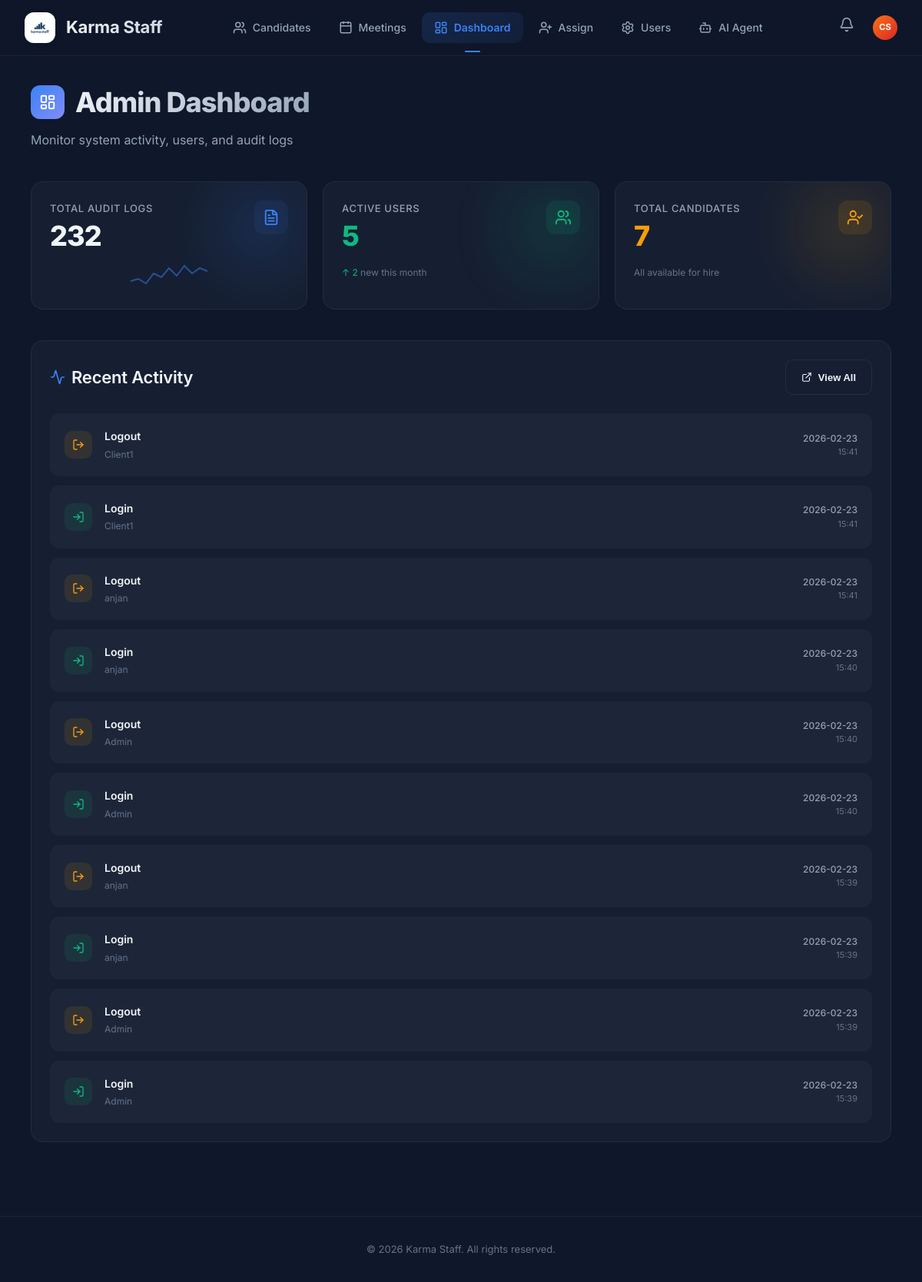
The page /admin-dashboard (signed in) on the database its author committed.
### tables this page shows
CREATE TABLE users (
        id INTEGER PRIMARY KEY AUTOINCREMENT,
        username TEXT UNIQUE NOT NULL,
        email TEXT UNIQUE,
        password TEXT NOT NULL,
        role TEXT NOT NULL,
        avatar_url TEXT,
        has_seen_welcome INTEGER DEFAULT 0
    , full_name TEXT, department TEXT, job_title TEXT);

CREATE TABLE audit_logs (
        id INTEGER PRIMARY KEY AUTOINCREMENT,
        user_id INTEGER,
        action TEXT NOT NULL,
        resource_id INTEGER,
        timestamp DATETIME DEFAULT CURRENT_TIMESTAMP,
        ip_address TEXT,
        FOREIGN KEY (user_id) REFERENCES users (id)
    );

### backend/app.py (the view)
@app.route('/admin-dashboard')
@require_role('admin', 'cs')
def admin_dashboard():
    user = get_current_user()
    conn = get_db_connection()
    logs = conn.execute('''
        SELECT al.*, u.username, c.name as candidate_name
        FROM audit_logs al
        LEFT JOIN users u ON al.user_id = u.id
        LEFT JOIN candidates c ON al.resource_id = c.id
        ORDER BY al.timestamp DESC
        LIMIT 10
    ''').fetchall()
    total_logs = conn.execute("SELECT COUNT(*) FROM audit_logs").fetchone()[0]
    conn.close()
    return render_template('dashboard.html', user=user, logs=logs, total_logs=total_logs)

### backend/app.py (called while the page is built)
def get_current_user():
    user_id = session.get('user_id')
    if not user_id:
        return None
    conn = get_db_connection()
    user = conn.execute("SELECT * FROM users WHERE id = ?", (user_id,)).fetchone()
    conn.close()
    return user

def require_role(*roles):
    def decorator(f):
        @wraps(f)
        def decorated_function(*args, **kwargs):
            user = get_current_user()
            if not user:
                return redirect(url_for('login'))
            if user['role'] not in roles:
                abort(403)
            return f(*args, **kwargs)
        return decorated_function
    return decorator

### backend/database.py (called while the page is built)
def get_db_connection():
    conn = sqlite3.connect(DB_PATH)
    conn.row_factory = sqlite3.Row
    return conn

### frontend/templates/dashboard.html (shortened to what this page needs)
{% extends "base.html" %}
{% block content %}
<div class="page-header">
    <div style="display: flex; align-items: center; gap: 0.875rem; margin-bottom: 0.5rem;">
        <div
            style="width: 44px; height: 44px; background: linear-gradient(135deg, var(--accent), #818cf8); border-radius: 12px; display: flex; align-items: center; justify-content: center;">
            <i data-lucide="layout-dashboard" style="width: 22px; height: 22px; color: white;"></i>
        </div>
        <h1 style="margin: 0;">Admin Dashboard</h1>
    </div>
    <p>Monitor system activity, users, and audit logs</p>
</div>
<div style="display: grid; grid-template-columns: repeat(auto-fit, minmax(240px, 1fr)); gap: 1.25rem; margin-bottom: 2.5rem;"
    class="animate-in delay-1">
    <div class="card stat-card accent">
        <div style="display: flex; justify-content: space-between; align-items: flex-start;">
            <div>
                <div class="stat-label">Total Audit Logs</div>
                <div class="stat-value">{{ total_logs }}</div>
            </div>
            <div
                style="width: 44px; height: 44px; background: var(--accent-subtle); border-radius: 12px; display: flex; align-items: center; justify-content: center;">
                <i data-lucide="file-text" style="width: 22px; color: var(--accent);"></i>
            </div>
        </div>
        <div style="margin-top: 0.75rem;">
            <svg viewBox="0 0 100 30"
                style="width: 100%; height: 30px; fill: none; stroke: var(--accent); stroke-width: 2; opacity: 0.5;">
                <path d="M0 25 L10 22 L20 28 L30 15 L40 20 L50 8 L60 18 L70 5 L80 15 L90 8 L100 12" />
            </svg>
        </div>
    </div>
    <div class="card stat-card success">
        <div style="display: flex; justify-content: space-between; align-items: flex-start;">
            <div>
                <div class="stat-label">Active Users</div>
                <div class="stat-value" style="color: var(--success);">5</div>
            </div>
            <div
                style="width: 44px; height: 44px; background: var(--success-subtle); border-radius: 12px; display: flex; align-items: center; justify-content: center;">
                <i data-lucide="users" style="width: 22px; color: var(--success);"></i>
            </div>
        </div>
        <div style="margin-top: 1rem; font-size: 0.75rem; color: var(--text-lighter);">
            <span style="color: var(--success);">↑ 2</span> new this month
        </div>
    </div>
    <div class="card stat-card warning">
        <div style="display: flex; justify-content: space-between; align-items: flex-start;">
            <div>
                <div class="stat-label">Total Candidates</div>
                <div class="stat-value" style="color: var(--warning);">7</div>
            </div>
            <div
                style="width: 44px; height: 44px; background: var(--warning-subtle); border-radius: 12px; display: flex; align-items: center; justify-content: center;">
                <i data-lucide="user-check" style="width: 22px; color: var(--warning);"></i>
            </div>
        </div>
        <div style="margin-top: 1rem; font-size: 0.75rem; color: var(--text-lighter);">
            All available for hire
        </div>
    </div>
</div>
<div class="card animate-in delay-2">
    <div style="display: flex; justify-content: space-between; align-items: center; margin-bottom: 1.5rem;">
        <h2 style="margin: 0; display: flex; align-items: center; gap: 0.5rem;">
            <i data-lucide="activity" style="width: 20px; color: var(--accent);"></i> Recent Activity
        </h2>
        <button class="btn btn-outline" style="font-size: 0.8125rem;">
            <i data-lucide="external-link" style="width: 14px;"></i> View All
        </button>
    </div>
    <div style="display: flex; flex-direction: column; gap: 0.75rem;">
        {% for log in logs %}
        <div class="animate-in"
            style="--delay: {{ loop.index * 0.06 }}s; animation-delay: var(--delay); padding: 1.125rem; background: var(--glass); border: 1px solid transparent; border-radius: var(--radius); display: flex; justify-content: space-between; align-items: center; transition: all 0.2s; cursor: default;"
            onmouseover="this.style.borderColor='var(--border)'; this.style.background='var(--glass-strong)'"
            onmouseout="this.style.borderColor='transparent'; this.style.background='var(--glass)'">
            <div style="display: flex; align-items: center; gap: 1rem;">
                {% set action_cat = 'view' if 'VIEW' in log.action else 'login' if 'LOGIN' in log.action else 'logout'
                if 'LOGOUT' in log.action else 'other' %}
                <div class="activity-icon-box" data-category="{{ action_cat }}"
                    style="width: 36px; height: 36px; border-radius: 10px; display: flex; align-items: center; justify-content: center;">
                    <i data-lucide="{{ 'eye' if 'VIEW' in log.action else 'log-in' if 'LOGIN' in log.action else 'log-out' if 'LOGOUT' in log.action else 'zap' }}"
                        style="width: 16px;"></i>
                </div>
                <div>
                    <div style="font-weight: 600; font-size: 0.875rem; margin-bottom: 0.125rem;">
                        {{ log.action | replace('_', ' ') | title }}
                    </div>
                    <div style="font-size: 0.75rem; color: var(--text-lighter);">
                        {{ log.username }}
                    </div>
                </div>
            </div>
            <div style="text-align: right;">
                <div style="font-size: 0.75rem; font-weight: 500; color: var(--text-light);">{{ log.timestamp[:10] }}
                </div>
                <div style="font-size: 0.6875rem; color: var(--text-lighter);">{{ log.timestamp[11:16] }}</div>
            </div>
        </div>
        {% endfor %}
    </div>
</div>
{% endblock %}

### frontend/templates/base.html (shortened to what this page needs)
<!DOCTYPE html>
<html lang="en">
<head>
    <link rel="stylesheet" href="{{ url_for('static', filename='style.css') }}">
</head>
<body>
    {% if user %}
    <header class="header">
        <div class="logo-section">
            <a href="{{ url_for('candidates') }}"
                style="display: flex; align-items: center; gap: 0.875rem; text-decoration: none;">
                <div
                    style="width: 40px; height: 40px; background: white; border-radius: 12px; display: flex; align-items: center; justify-content: center; overflow: hidden; padding: 6px; box-shadow: 0 2px 10px rgba(0, 0, 0, 0.1);">
                    <img src="{{ url_for('static', filename='images/logo.png') }}" alt="Karma Staff Logo"
                        style="width: 100%; height: 100%; object-fit: contain;">
                </div>
                <span style="font-size: 1.375rem; font-weight: 700; color: white; letter-spacing: -0.01em;">Karma
                    Staff</span>
            </a>
        </div>
        <nav class="nav-links" id="navLinks">
            <a href="{{ url_for('candidates') }}" class="nav-item {{ 'active' if request.endpoint == 'candidates' }}">
                <i data-lucide="users" style="width: 18px;"></i> Candidates
            </a>
            <a href="{{ url_for('meetings') }}" class="nav-item {{ 'active' if request.endpoint == 'meetings' }}">
                <i data-lucide="calendar" style="width: 18px;"></i> Meetings
            </a>
            {% if user.role == 'admin' or user.role == 'cs' %}
            <a href="{{ url_for('admin_dashboard') }}"
                class="nav-item {{ 'active' if request.endpoint == 'admin_dashboard' }}">
                <i data-lucide="layout-dashboard" style="width: 18px;"></i> Dashboard
            </a>
            <a href="{{ url_for('assign_candidates') }}"
                class="nav-item {{ 'active' if request.endpoint == 'assign_candidates' }}">
                <i data-lucide="user-plus" style="width: 18px;"></i> Assign
            </a>
            <a href="{{ url_for('user_management') }}"
                class="nav-item {{ 'active' if request.endpoint == 'user_management' }}">
                <i data-lucide="settings" style="width: 18px;"></i> Users
            </a>
            <a href="{{ url_for('ai_agent') }}" class="nav-item {{ 'active' if request.endpoint == 'ai_agent' }}">
                <i data-lucide="bot" style="width: 18px;"></i> AI Agent
            </a>
            {% else %}
            <a href="{{ url_for('ai_agent') }}" class="nav-item {{ 'active' if request.endpoint == 'ai_agent' }}">
                <i data-lucide="sparkles" style="width: 18px;"></i> Recruiter AI
            </a>
            {% endif %}
        </nav>
        <div style="display: flex; align-items: center; gap: 1rem;">
            <div class="dropdown" id="notificationDropdown">
                <div class="notification-bell" onclick="toggleNotifications()">
                    <i data-lucide="bell" style="width: 20px; color: var(--text-light);"></i>
                </div>
            </div>
            <div class="dropdown" id="userDropdown">
                <div onclick="toggleDropdown()" class="avatar avatar-sm avatar-gradient"
                    style="cursor: pointer; font-size: 0.7rem; overflow: hidden; display: flex; align-items: center; justify-content: center;">
                    {% if user.avatar_url %}
                    <img src="{{ user.avatar_url }}" style="width: 100%; height: 100%; object-fit: cover;">
                    {% else %}
                    {{ user.username[:2] | upper }}
                    {% endif %}
                </div>
            </div>
        </div>
    </header>
    {% endif %}
    <main class="main-container">
        {% block content %}{% endblock %}
    </main>
    {% if user %}
    <footer class="footer">
        <p>© 2026 Karma Staff. All rights reserved.</p>
    </footer>
    {% endif %}
</body>
</html>

### frontend/templates/dashboard.html (style rules this page uses)
.activity-icon-box[data-category="login"] { background: var(--success-subtle); color: var(--success); }
.activity-icon-box[data-category="logout"] { background: var(--warning-subtle); color: var(--warning); }

### rows shown on the page
users: username "CS"
audit_logs: action "Logout", username "Client1", timestamp "2026-02-23", timestamp "15:41"
audit_logs: action "Login", username "Client1", timestamp "2026-02-23", timestamp "15:41"
audit_logs: action "Logout", username "anjan", timestamp "2026-02-23", timestamp "15:41"
audit_logs: action "Login", username "anjan", timestamp "2026-02-23", timestamp "15:40"
audit_logs: action "Logout", username "Admin", timestamp "2026-02-23", timestamp "15:40"
audit_logs: action "Login", username "Admin", timestamp "2026-02-23", timestamp "15:40"
audit_logs: action "Logout", username "anjan", timestamp "2026-02-23", timestamp "15:39"
audit_logs: action "Login", username "anjan", timestamp "2026-02-23", timestamp "15:39"
audit_logs: action "Logout", username "Admin", timestamp "2026-02-23", timestamp "15:39"
audit_logs: action "Login", username "Admin", timestamp "2026-02-23", timestamp "15:39"

### other values the page prints
{{ total_logs }} "232"
